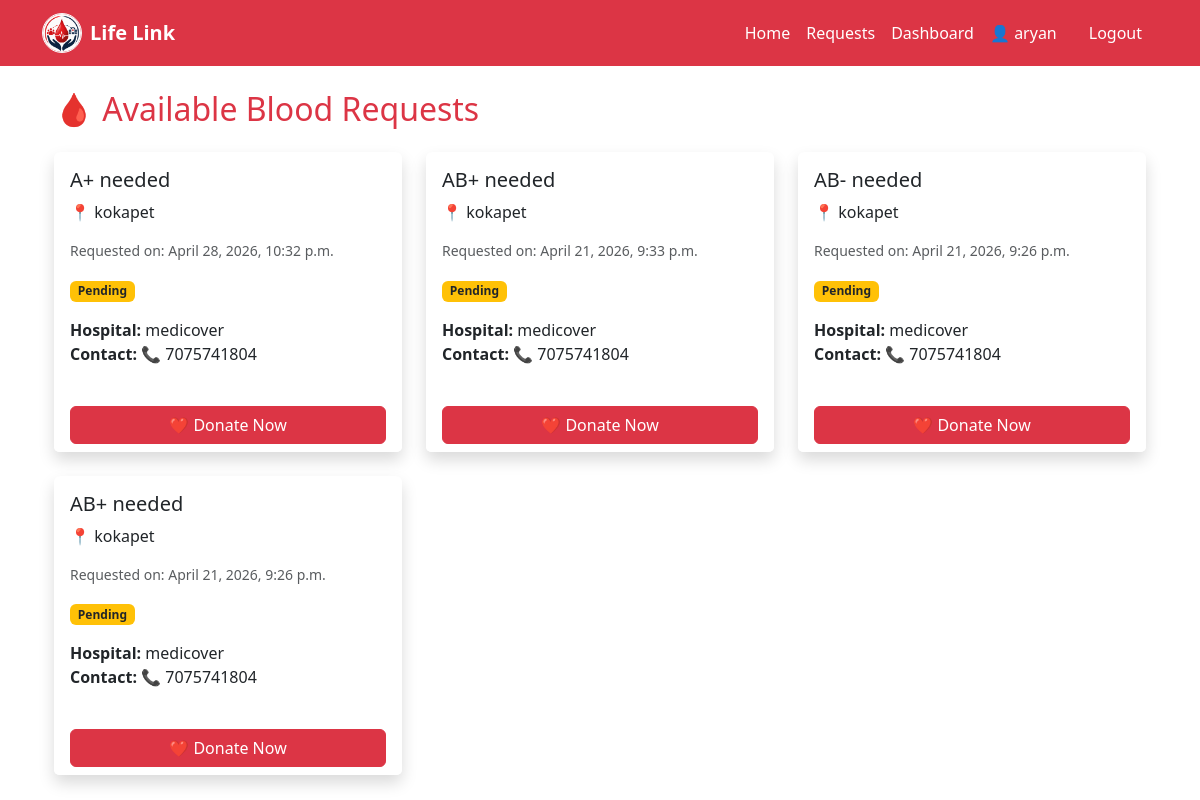
Page /donor-requests/ (signed in) on the committed database.
### core/models.py (models this page shows, shortened)
class BloodRequest(models.Model):
    STATUS_CHOICES = [
        ('pending', 'Pending'),
        ('fulfilled', 'Fulfilled'),
    ]
    hospital = models.ForeignKey(Hospital, on_delete=models.CASCADE)
    blood_group = models.CharField(max_length=5)
    location = models.CharField(max_length=100)
    status = models.CharField(
        max_length=20,
        choices=STATUS_CHOICES,
        default='pending'
    )
    created_at = models.DateTimeField(auto_now_add=True)
    fulfilled_by = models.ForeignKey(
        Donor,
        on_delete=models.SET_NULL,
        null=True,
        blank=True
    )

class Hospital(models.Model):
    user = models.OneToOneField(User, on_delete=models.CASCADE)
    name = models.CharField(max_length=100)
    location = models.CharField(max_length=100)
    phone = models.CharField(max_length=15, blank=True, null=True)

### core/views.py (the view)
# urls.py: path('donor-requests/', views.donor_requests, name='donor_requests'),
@login_required
def donor_requests(request):
    donor = Donor.objects.get(user=request.user)
    requests = BloodRequest.objects.filter(status='pending').order_by('-created_at')
    days_left = None
    if donor.last_donation_date:
        next_date = donor.last_donation_date + timedelta(days=90)
        today = timezone.now().date()
        if today < next_date:
            days_left = (next_date - today).days
    return render(request, 'donor_requests.html', {
        'requests': requests,
        'days_left': days_left   # 🔥 IMPORTANT
    })

### core/context_processors.py (called while the page is built)
def user_role(request):
    if request.user.is_authenticated:
        return {
            'is_donor': Donor.objects.filter(user=request.user).exists(),
            'is_hospital': Hospital.objects.filter(user=request.user).exists()
        }
    return {}

### core/templates/donor_requests.html (shortened to what this page needs)
{% extends 'base.html' %}
{% block content %}
<div class="container">
    <h2 class="mb-4 text-danger">🩸 Available Blood Requests</h2>
    {% if requests %}
        <div class="row g-4">
        {% for r in requests %}
            <div class="col-md-4">
                <div class="card shadow border-0 h-100">
                    <div class="card-body">
                        <h5>{{ r.blood_group }} needed</h5>
                        <p>📍 {{ r.location }}</p>
                        <p class="text-muted small">
                            Requested on: {{ r.created_at }}
                        </p>
                        {% if r.status == 'fulfilled' %}
                            <span class="badge bg-success">Fulfilled</span>
                        {% else %}
                            <span class="badge bg-warning text-dark">Pending</span>
                        {% endif %}
                        <p class="mt-3">
                            <strong>Hospital:</strong> {{ r.hospital.name }}<br>
                            <strong>Contact:</strong> 📞 {{ r.hospital.phone|default:"Not Available" }}
                        </p>
                    </div>
                    <div class="card-footer text-center bg-white border-0">
                        {% if r.status == 'pending' %}
                            {% if days_left %}
                                <button class="btn btn-secondary w-100" disabled>
                                    ⏳ Not Eligible ({{ days_left }} days left)
                                </button>
                            {% else %}
                                <a href="{% url 'mark_donated' r.id %}"
                                   class="btn btn-danger w-100">
                                   ❤️ Donate Now
                                </a>
                            {% endif %}
                        {% else %}
                            <button class="btn btn-success w-100" disabled>
                                ✔ Completed
                            </button>
                        {% endif %}
                    </div>
                </div>
            </div>
        {% endfor %}
        </div>
    {% endif %}
</div>
{% endblock %}

### core/templates/base.html (shortened to what this page needs)
{% load static %}
<!DOCTYPE html>
<html>
<head>
    <link href="https://cdn.jsdelivr.net/npm/bootstrap@5.3.0/dist/css/bootstrap.min.css" rel="stylesheet">
</head>
<body>
<nav class="navbar navbar-expand-lg navbar-dark bg-danger">
    <div class="container">
       <a class="navbar-brand d-flex align-items-center" href="{% url 'home' %}">
    <img src="{% static 'images/logo.png' %}"
         alt="Logo"
         width="40" height="40"
         class="me-2 rounded-circle border border-light">
    <span class="fw-bold text-white">Life Link</span>
</a>
        <div class="collapse navbar-collapse" id="navbarNav">
            <ul class="navbar-nav ms-auto">
                <li class="nav-item">
                    <a class="nav-link text-white" href="{% url 'home' %}"> Home</a>
                </li>
                {% if user.is_authenticated %}
                    {% if is_donor %}
                        <li class="nav-item">
                            <a class="nav-link text-white" href="/view-requests/"> Requests</a>
                        </li>
                    {% endif %}
                    <li class="nav-item">
                        <a class="nav-link text-white" href="/dashboard/"> Dashboard</a>
                    </li>
                    <li class="nav-item">
                        <span class="nav-link text-white">
                            👤 {{ user.username }}
                        </span>
                    </li>
                    <li class="nav-item">
                        <a class="nav-link btn btn-dark text-white px-3 ms-2" href="/logout/">
                            Logout
                        </a>
                    </li>
                {% endif %}
            </ul>
        </div>
    </div>
</nav>
<div class="container mt-4">
    {% block content %}
    {% endblock %}
</div>
</body>
</html>

### core/templates/base.html (style rules this page uses)
.card { border-radius: 15px; transition: 0.3s; }

### rows in the picture
BloodRequest: blood_group "A+", location "kokapet", created_at "April 28, 2026, 10:32 p.m.", status "Pending", hospital.name "medicover", hospital.phone "7075741804"
BloodRequest: blood_group "AB+", location "kokapet", created_at "April 21, 2026, 9:33 p.m.", status "Pending", hospital.name "medicover", hospital.phone "7075741804"
BloodRequest: blood_group "AB-", location "kokapet", created_at "April 21, 2026, 9:26 p.m.", status "Pending", hospital.name "medicover", hospital.phone "7075741804"
BloodRequest: blood_group "AB+", location "kokapet", created_at "April 21, 2026, 9:26 p.m.", status "Pending", hospital.name "medicover", hospital.phone "7075741804"

### other values in the picture
{{ user.username }} "aryan"
